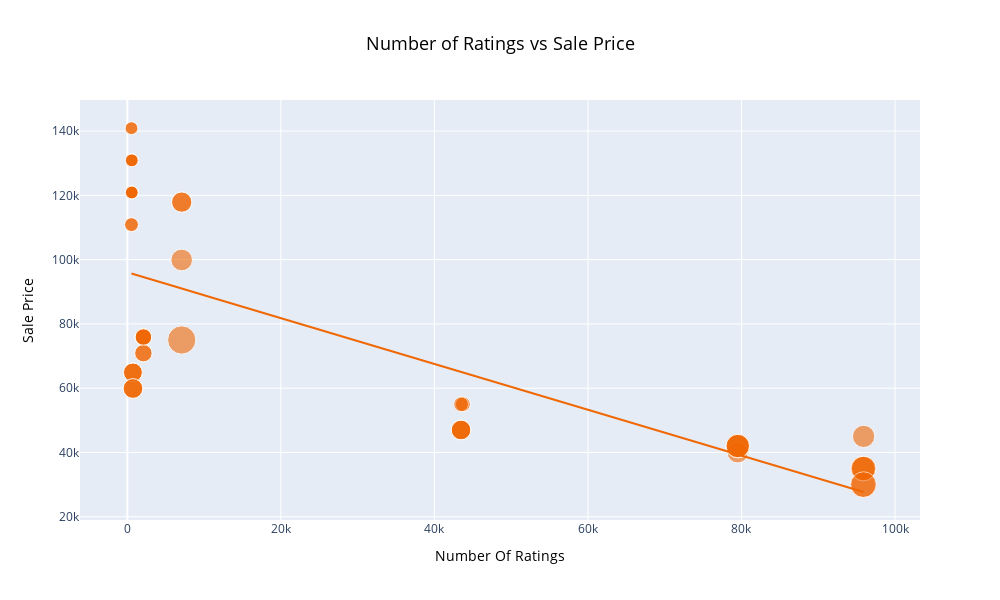

This figure's notebook cell:
### Code cell
figure = px.scatter(df, x='Number Of Ratings', y='Sale Price', size='Discount Percentage', color_discrete_sequence=['#f06804'], 
                    opacity=0.6, trendline='ols',title="Number of Ratings vs Sale Price") #size: Bubble size
figure.update_layout(width=1000,
                     height=600,
                     title_font=dict(size=18, color='black'),
                     title=dict(x=0.5, xanchor='center'),# Center align (0 = left, 1 = right)
                     xaxis=dict(title_font=dict(size=14, color='black')),
                     yaxis=dict(title_font=dict(size=14, color='black'))
                    )
figure.show()

### Figure 1 — Plotly figure (JSON) as saved in the notebook; plotly's stock layout.template omitted (floating-point values rounded to 4 significant figures)
{"data": [{"hovertemplate": "Number Of Ratings=%{x}<br>Sale Price=%{y}<br>Discount Percentage=%{marker.size}<extra></extra>", "legendgroup": "", "marker": {"color": "#f06804", "opacity": 0.6, "size": [0, 0, 0, 0, 0, 0, 0, 0, 0, 20, 16, 20, 20, 20, 0, 0, 0, 0, 29, 15, 0, 15, 17, 18, 6, 6, 13, 6, 14, 10, 7, 6, 6, 13, 13, 10, 10, 6, 14, 6, 10, 6, 11, 11, 10, 14, 7, 6, 6, 6, 8, 8, 24, 22, 22, 22, 8, 24, 14, 14, 14, 14], "sizemode": "area", "sizeref": 0.0725, "symbol": "circle"}, "mode": "markers", "name": "", "orientation": "v", "showlegend": false, "type": "scatter", "x": [3431, 3431, 3431, 11202, 11202, 3431, 3431, 11202, 1454, 79512, 79512, 79582, 79512, 79512, 1078, 1078, 1078, 1078, 7088, 7088, 1078, 7088, 7081, 95909, 542, 580, 740, 545, 740, 2101, 545, 580, 580, 730, 730, 2101, 2101, 580, 740, 580, 2092, 545, 2101, 2092, 2101, 740, 545, 580, 580, 580, 43707, 43707, 95807, 95909, 95807, 95909, 43470, 95909, 43470, 43470, 43470, 43470], "xaxis": "x", "y": [49900, 84900, 84900, 77000, 77000, 49900, 49900, 77000, 89900, 41999, 39999, 41999, 41999, 41999, 131900, 117100, 131900, 117100, 74999, 117900, 117100, 117900, 99900, 44999, 140900, 130900, 64900, 120900, 59900, 75900, 110900, 130900, 120900, 64900, 64900, 75900, 75900, 120900, 59900, 120900, 75900, 140900, 70900, 70900, 75900, 59900, 110900, 120900, 130900, 130900, 54999, 54999, 29999, 34999, 34999, 34999, 54999, 29999, 46999, 46999, 46999, 46999], "yaxis": "y"}, {"hovertemplate": "<b>OLS trendline</b><br>Sale Price = -0.712783 * Number Of Ratings + 96054.8<br>R<sup>2</sup>=0.492139<br><br>Number Of Ratings=%{x}<br>Sale Price=%{y} <b>(trend)</b><extra></extra>", "legendgroup": "", "marker": {"color": "#f06804", "symbol": "circle"}, "mode": "lines", "name": "", "showlegend": false, "type": "scatter", "x": [542, 545, 545, 545, 545, 580, 580, 580, 580, 580, 580, 580, 580, 730, 730, 740, 740, 740, 740, 1078, 1078, 1078, 1078, 1078, 1454, 2092, 2092, 2101, 2101, 2101, 2101, 2101, 3431, 3431, 3431, 3431, 3431, 7081, 7088, 7088, 7088, 11202, 11202, 11202, 43470, 43470, 43470, 43470, 43470, 43707, 43707, 79512, 79512, 79512, 79512, 79582, 95807, 95807, 95909, 95909, 95909, 95909], "xaxis": "x", "y": [95670.0, 95670.0, 95670.0, 95670.0, 95670.0, 95640.0, 95640.0, 95640.0, 95640.0, 95640.0, 95640.0, 95640.0, 95640.0, 95530.0, 95530.0, 95530.0, 95530.0, 95530.0, 95530.0, 95290.0, 95290.0, 95290.0, 95290.0, 95290.0, 95020.0, 94560.0, 94560.0, 94560.0, 94560.0, 94560.0, 94560.0, 94560.0, 93610.0, 93610.0, 93610.0, 93610.0, 93610.0, 91010.0, 91000.0, 91000.0, 91000.0, 88070.0, 88070.0, 88070.0, 65070.0, 65070.0, 65070.0, 65070.0, 65070.0, 64900.0, 64900.0, 39380.0, 39380.0, 39380.0, 39380.0, 39330.0, 27770.0, 27770.0, 27690.0, 27690.0, 27690.0, 27690.0], "yaxis": "y"}], "layout": {"height": 600, "legend": {"itemsizing": "constant", "tracegroupgap": 0}, "title": {"font": {"color": "black", "size": 18}, "text": "Number of Ratings vs Sale Price", "x": 0.5, "xanchor": "center"}, "width": 1000, "xaxis": {"anchor": "y", "autorange": true, "domain": [0, 1], "range": [-6162.0, 103300.0], "title": {"font": {"color": "black", "size": 14}, "text": "Number Of Ratings"}, "type": "linear"}, "yaxis": {"anchor": "x", "autorange": true, "domain": [0, 1], "range": [18990.0, 149700.0], "title": {"font": {"color": "black", "size": 14}, "text": "Sale Price"}, "type": "linear"}}}
